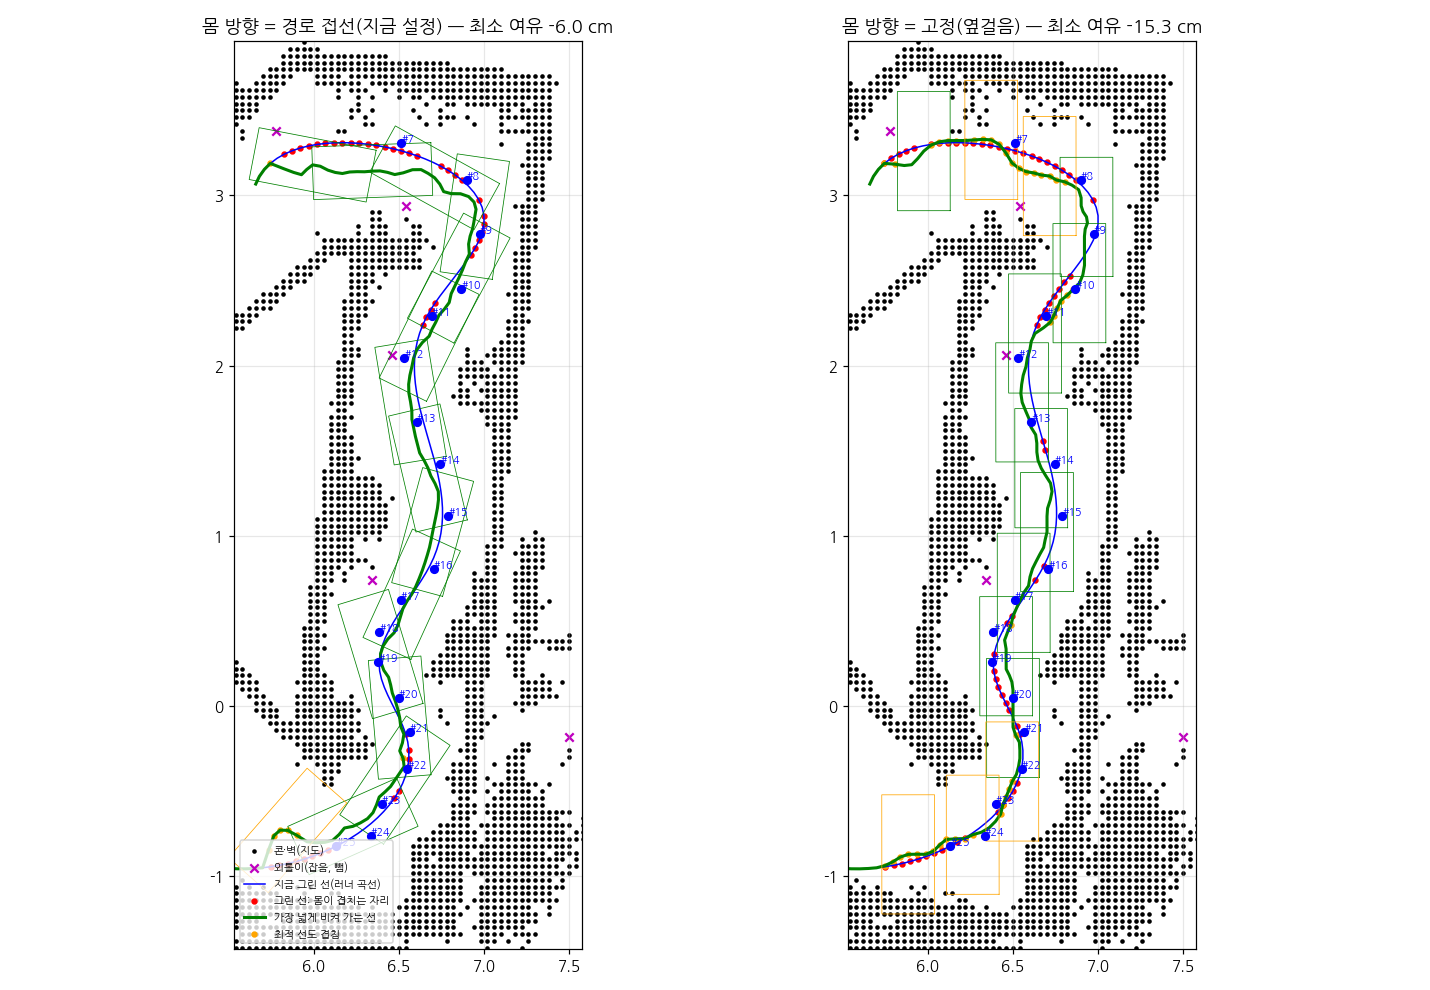

This chart was generated by the following Python code:
#!/usr/bin/env python3
"""슬라럼에서 '가장 넓게 비켜 가는 선'이 얼마나 가능한가 — 그린 선(러너 곡선)을 옆으로만 밀어(점마다 ±0.35 m) 몸 0.70×0.31 과 콘·벽 사이 여유를 최대로.
장애물 = sim_scurve 와 같은 편집기 벽 칸에서 외톨이(0.12 m 안 이웃 2개 미만 = #12 옆 잡음 같은 것) 뺌. 몸 방향 = 경로 접선(0.25 m 앞) 또는 고정.
결과: best_line_<모드>.npy(곡선), best_line.png, 후보 경로점 debug/slalom/route_slalom_best.json(원본 route.json 은 안 건드림)
사용(ROS Jazzy 환경): python3 best_line.py"""
import json, math, os, sys
H = os.path.dirname(os.path.abspath(__file__)); sys.argv = [sys.argv[0], '6', '26']
src = open(os.path.join(H, 'sim_scurve.py')).read(); exec(compile(src[:src.index('def body_hits')], 'h', 'exec'))
from scipy.optimize import minimize
TR0 = cKDTree(OB); nb = np.array([len(TR0.query_ball_point(q, 0.12)) - 1 for q in OB]); iso = nb < 2
OBc = OB[~iso]; TO2 = cKDTree(OBc)
SL = np.array([[e['x'], e['y']] for e in R[6:25]]); ZLO, ZHI = SL.min(0) - 0.4, SL.max(0) + 0.4
print(f'장애물 칸 {len(OB)} · 외톨이 뺌 {iso.sum()} ({", ".join(f"({a:.2f},{b:.2f})" for a, b in OB[iso & np.all((OB > ZLO) & (OB < ZHI), 1)])})')
C = np.load(os.path.join(H, 'decompose_curve.npy'))[:, :2]
S = np.r_[0, np.cumsum(np.hypot(*np.diff(C, axis=0).T))]
st = np.arange(0, S[-1], 0.05); B = np.c_[np.interp(st, S, C[:, 0]), np.interp(st, S, C[:, 1])]
tg = np.gradient(B, axis=0); tg /= np.linalg.norm(tg, axis=1)[:, None]; Nn = np.c_[-tg[:, 1], tg[:, 0]]
inz = (B[:, 0] > ZLO[0]) & (B[:, 0] < ZHI[0]) & (B[:, 1] > ZLO[1]) & (B[:, 1] < ZHI[1])
L2, W2 = 0.35, 0.155


def sgap(P, a):
    """몸 사각형과 장애물 최소 '부호 있는' 거리(안으로 파고들면 음수)."""
    idx = TO2.query_ball_point(P, 0.55)
    if not idx:
        return 0.5
    q = OBc[idx] - P; lx = np.abs(q[:, 0] * math.cos(a) + q[:, 1] * math.sin(a)); ly = np.abs(-q[:, 0] * math.sin(a) + q[:, 1] * math.cos(a))
    out = np.hypot(np.maximum(lx - L2, 0), np.maximum(ly - W2, 0)); inside = (lx < L2) & (ly < W2)
    g = np.where(inside, -np.minimum(L2 - lx, W2 - ly), out); return float(g.min())


def heads(P, mode):
    if mode == 'fixed':
        a = math.atan2(*(P[inz][-1] - P[inz][0])[::-1]); return np.full(len(P), a)
    j = np.minimum(np.arange(len(P)) + 5, len(P) - 1); d = P[j] - P; d[-5:] = P[-1] - P[-6]
    return np.arctan2(d[:, 1], d[:, 0])


def evalp(P, mode):
    h = heads(P, mode); return np.array([sgap(P[i], h[i]) for i in range(len(P))])


free = np.where(inz)[0]; free = free[(free > 3) & (free < len(B) - 4)]
MARGIN = 0.10


def cost(o_free, mode):
    o = np.zeros(len(B)); o[free] = o_free; P = B + o[:, None] * Nn; g = evalp(P, mode)
    pen = np.sum(np.logaddexp(0, (MARGIN - g[inz]) / 0.01) * 0.01) * 40
    kap = np.diff(o, 2) / 0.05 ** 2; smooth = np.sum(np.maximum(np.abs(kap) - 0.5, 0) ** 2) * 0.002 + np.sum(np.diff(o) ** 2) * 2
    return pen + smooth


res = {}
for mode in ('tangent', 'fixed'):
    g0 = evalp(B, mode)
    if os.environ.get('PLOT_ONLY'):
        A_ = np.load(os.path.join(H, f'best_line_{mode}.npy')); res[mode] = (A_[:, :2], A_[:, 2], A_[:, 3]); continue
    r = minimize(cost, np.zeros(len(free)), args=(mode,), method='Powell', bounds=[(-0.35, 0.35)] * len(free), options=dict(maxiter=6000, xtol=1e-3, ftol=1e-4))
    o = np.zeros(len(B)); o[free] = r.x; P = B + o[:, None] * Nn; g = evalp(P, mode)
    res[mode] = (P, g, o)
    ov0, ov = np.mean(g0[inz] < 0) * 100, np.mean(g[inz] < 0) * 100
    print(f'[{mode}] 그린 선: 몸 겹침 {ov0:.0f}% · 최소 여유 {g0[inz].min() * 100:+.1f} cm → 최적 선: 몸 겹침 {ov:.0f}% · 최소 여유 {g[inz].min() * 100:+.1f} cm · p10 {np.percentile(g[inz], 10) * 100:+.1f} cm · 옆으로 민 최대 {np.abs(o).max() * 100:.0f} cm')
    np.save(os.path.join(H, f'best_line_{mode}.npy'), np.c_[P, g, o])
# 그림
import matplotlib; matplotlib.use('Agg'); import matplotlib.pyplot as plt
plt.rcParams['font.family'] = 'NanumGothic'; plt.rcParams['axes.unicode_minus'] = False
fig, ax = plt.subplots(1, 2, figsize=(13, 9))
for a_, mode in zip(ax, ('tangent', 'fixed')):
    P, g, o = res[mode]; zz = np.all((OB > ZLO - 0.3) & (OB < ZHI + 0.3), 1)
    a_.scatter(OB[zz & ~iso, 0], OB[zz & ~iso, 1], s=4, c='k', label='콘·벽(지도)'); a_.scatter(OB[zz & iso, 0], OB[zz & iso, 1], s=30, marker='x', c='m', label='외톨이(잡음, 뺌)')
    g0 = evalp(B, mode); a_.plot(B[:, 0], B[:, 1], 'b-', lw=1, label='지금 그린 선(러너 곡선)'); a_.scatter(B[inz & (g0 < 0), 0], B[inz & (g0 < 0), 1], s=10, c='r', label='그린 선: 몸이 겹치는 자리')
    a_.plot(P[:, 0], P[:, 1], 'g-', lw=2, label='가장 넓게 비켜 가는 선'); a_.scatter(P[inz & (g < 0), 0], P[inz & (g < 0), 1], s=10, c='orange', label='최적 선도 겹침')
    hh = heads(P, mode)
    for i in range(0, len(P), 8):
        if inz[i]:
            c_, s_ = math.cos(hh[i]), math.sin(hh[i]); Rm = np.array([[c_, -s_], [s_, c_]]); box = (Rm @ np.array([[L2, W2], [L2, -W2], [-L2, -W2], [-L2, W2], [L2, W2]]).T).T + P[i]
            a_.plot(box[:, 0], box[:, 1], '-', c='g' if g[i] >= 0 else 'orange', lw=0.5)
    a_.scatter(SL[:, 0], SL[:, 1], s=25, c='b', marker='o', zorder=5)
    for i, e in enumerate(SL):
        a_.annotate(f'#{i + 7}', e, fontsize=7, color='b')
    a_.set_xlim(ZLO[0] - 0.2, ZHI[0] + 0.2); a_.set_ylim(ZLO[1] - 0.2, ZHI[1] + 0.2); a_.set_aspect('equal'); a_.grid(alpha=0.3)
    a_.set_title(f'몸 방향 = {"경로 접선(지금 설정)" if mode == "tangent" else "고정(옆걸음)"} — 최소 여유 {g[inz].min() * 100:+.1f} cm')
ax[0].legend(fontsize=7, loc='lower left')
plt.tight_layout(); plt.savefig(os.path.join(H, 'best_line.png'), dpi=110)
print('그림', os.path.join(H, 'best_line.png'))
